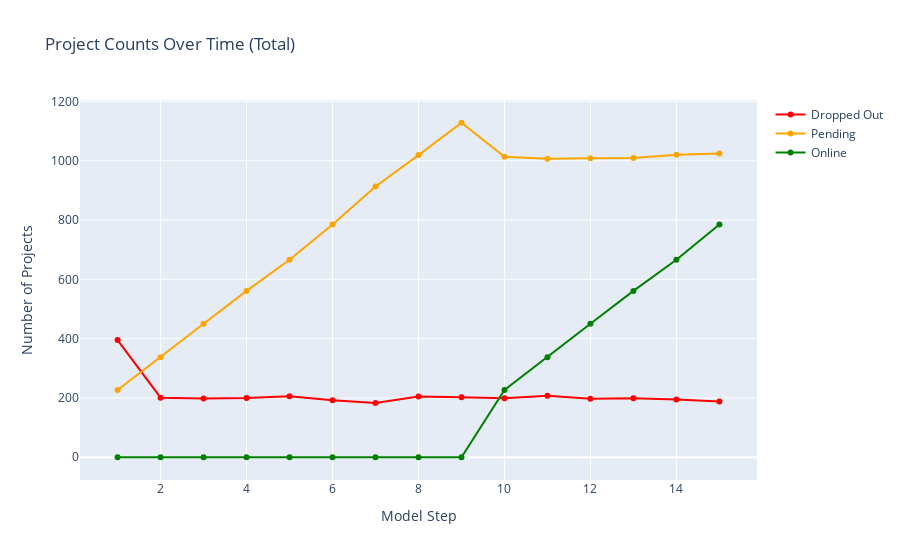
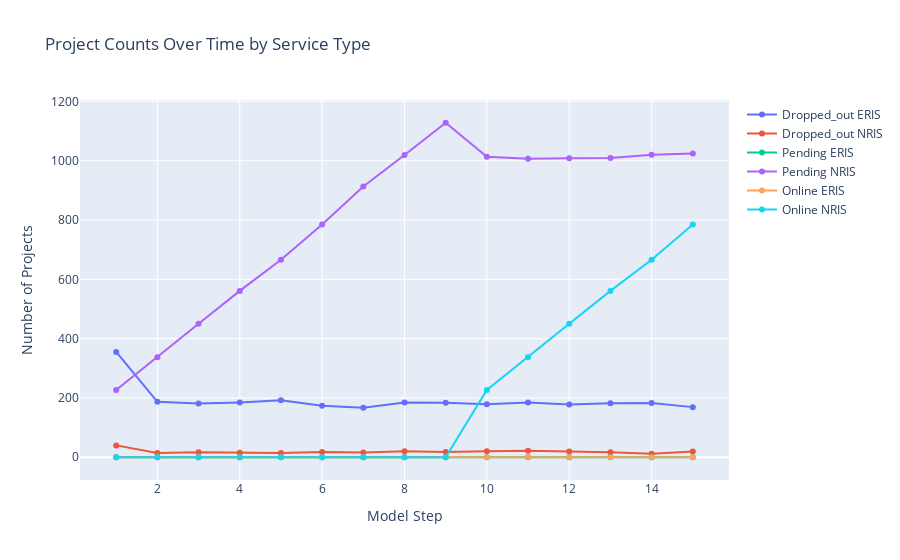
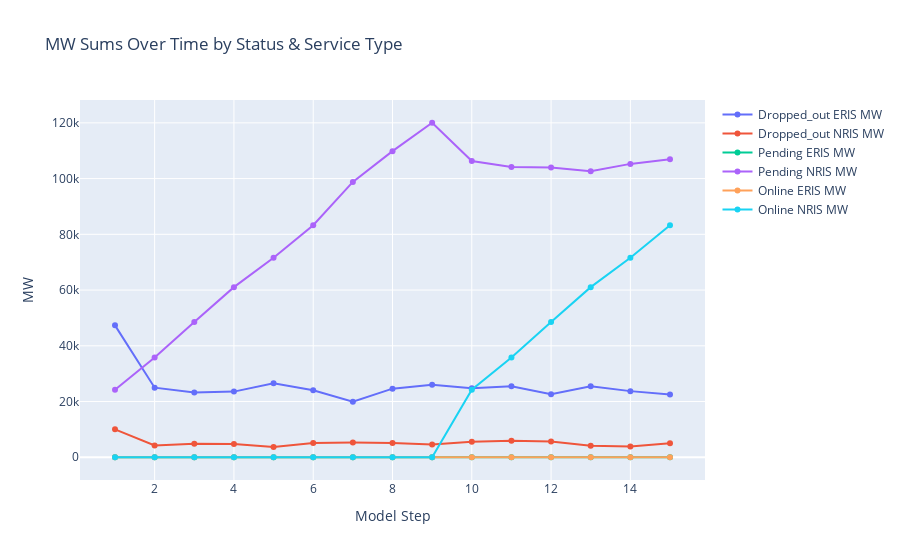
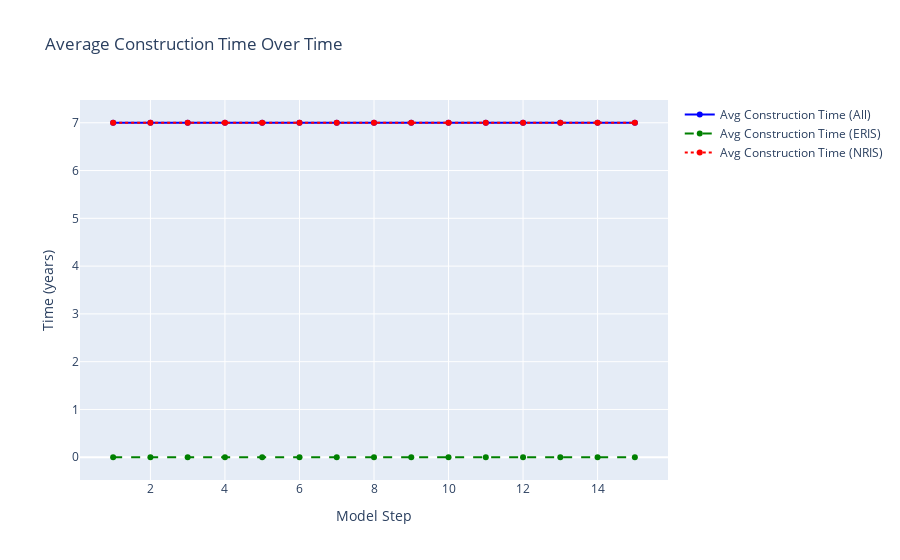

Here is the notebook cell these charts were saved with, in order:
### Code cell
import pandas as pd
import plotly.graph_objects as go

# Load your CSV with model-level summaries
df = pd.read_csv("model_round_summary.csv")

# -------------------------------
# 1. Counts: dropped_out, pending, online (total)
fig_counts_total = go.Figure()
fig_counts_total.add_trace(go.Scatter(
    x=df['model_step'],
    y=df['dropped_out_count'],
    mode='lines+markers',
    name='Dropped Out',
    line=dict(color='red')
))
fig_counts_total.add_trace(go.Scatter(
    x=df['model_step'],
    y=df['pending_count'],
    mode='lines+markers',
    name='Pending',
    line=dict(color='orange')
))
fig_counts_total.add_trace(go.Scatter(
    x=df['model_step'],
    y=df['online_count'],
    mode='lines+markers',
    name='Online',
    line=dict(color='green')
))
fig_counts_total.update_layout(
    title="Project Counts Over Time (Total)",
    xaxis_title="Model Step",
    yaxis_title="Number of Projects"
)
fig_counts_total.show()

# -------------------------------
# 2. Counts by service type
status_types = ['dropped_out', 'pending', 'online']
service_types = ['eris', 'nris']

fig_counts_service = go.Figure()
for status in status_types:
    for service in service_types:
        col_name = f"{status}_{service}_count"
        fig_counts_service.add_trace(go.Scatter(
            x=df['model_step'],
            y=df[col_name],
            mode='lines+markers',
            name=f"{status.capitalize()} {service.upper()}",
        ))
fig_counts_service.update_layout(
    title="Project Counts Over Time by Service Type",
    xaxis_title="Model Step",
    yaxis_title="Number of Projects"
)
fig_counts_service.show()

# -------------------------------
# 3. MW by status & service type
fig_mw_service = go.Figure()
for status in status_types:
    for service in service_types:
        col_name = f"{status}_{service}_mw"
        fig_mw_service.add_trace(go.Scatter(
            x=df['model_step'],
            y=df[col_name],
            mode='lines+markers',
            name=f"{status.capitalize()} {service.upper()} MW",
        ))
fig_mw_service.update_layout(
    title="MW Sums Over Time by Status & Service Type",
    xaxis_title="Model Step",
    yaxis_title="MW"
)
fig_mw_service.show()

# -------------------------------

# -------------------------------
# 5. Construction Times
fig_construction = go.Figure()
fig_construction.add_trace(go.Scatter(
    x=df['model_step'],
    y=df['avg_construction_time'],
    mode='lines+markers',
    name='Avg Construction Time (All)',
    line=dict(color='blue')
))
fig_construction.add_trace(go.Scatter(
    x=df['model_step'],
    y=df['avg_construction_time_eris'],
    mode='lines+markers',
    name='Avg Construction Time (ERIS)',
    line=dict(color='green', dash='dash')
))
fig_construction.add_trace(go.Scatter(
    x=df['model_step'],
    y=df['avg_construction_time_nris'],
    mode='lines+markers',
    name='Avg Construction Time (NRIS)',
    line=dict(color='red', dash='dot')
))
fig_construction.update_layout(
    title="Average Construction Time Over Time",
    xaxis_title="Model Step",
    yaxis_title="Time (years)"
)
fig_construction.show()

# -------------------------------
# 6. Study Times
fig_study = go.Figure()
fig_study.add_trace(go.Scatter(
    x=df['model_step'],
    y=df['study_time_all'],
    mode='lines+markers',
    name='Avg Study Time (All)',
    line=dict(color='cyan')
))
fig_study.add_trace(go.Scatter(
    x=df['model_step'],
    y=df['study_time_eris'],
    mode='lines+markers',
    name='Avg Study Time (ERIS)',
    line=dict(color='lime', dash='dash')
))
fig_study.add_trace(go.Scatter(
    x=df['model_step'],
    y=df['study_time_nris'],
    mode='lines+markers',
    name='Avg Study Time (NRIS)',
    line=dict(color='magenta', dash='dot')
))
fig_study.update_layout(
    title="Average Study Time Over Time",
    xaxis_title="Model Step",
    yaxis_title="Time (years)"
)
fig_study.show()

# 7. Assigned Costs
fig_assigned_cost = go.Figure()
fig_assigned_cost.add_trace(go.Scatter(
    x=df['model_step'],
    y=df['nu_all_avg'],
    mode='lines+markers',
    name='Avg Assigned Cost (All)',
    line=dict(color='blue')
))
fig_assigned_cost.add_trace(go.Scatter(
    x=df['model_step'],
    y=df['nu_eris_avg'],
    mode='lines+markers',
    name='Avg Assigned Cost (ERIS)',
    line=dict(color='green', dash='dash')
))
fig_assigned_cost.add_trace(go.Scatter(
    x=df['model_step'],
    y=df['nu_nris_avg'],
    mode='lines+markers',
    name='Avg Assigned Cost (NRIS)',
    line=dict(color='red', dash='dot')
))
fig_assigned_cost.update_layout(
    title="Average Assigned Cost Over Time",
    xaxis_title="Model Step",
    yaxis_title="Cost (currency units)",  # adjust as needed
    template="plotly_white"
)
fig_assigned_cost.show()

#Capacity Price

fig_capacity = go.Figure()
fig_capacity.add_trace(go.Scatter(
    x=df['model_step'],
    y=df['capacity_price'],
    mode='lines+markers',
    name='Capacity Price',
    line=dict(color='blue')
))

fig_capacity.update_layout(
    title="Capacity Price Over Time",
    xaxis_title="Model Step",
    yaxis_title="$/MW-day",  # adjust as needed
    template="plotly_white"
)
fig_capacity.show()

#SMEC
fig_smec = go.Figure()
fig_smec.add_trace(go.Scatter(
    x=df['model_step'],
    y=df['system_marginal_energy_price'],
    mode='lines+markers',
    name='SMEC',
    line=dict(color='blue')
))

fig_smec.update_layout(
    title="SMEC Over Time",
    xaxis_title="Model Step",
    yaxis_title="$/MWh",  # adjust as needed
    template="plotly_white"
)
fig_smec.show()

### Figure 1 — Plotly figure (JSON) as saved in the notebook; plotly's stock layout.template omitted (floating-point values rounded to 4 significant figures)
{"data": [{"line": {"color": "red"}, "mode": "lines+markers", "name": "Dropped Out", "type": "scatter", "x": [1, 2, 3, 4, 5, 6, 7, 8, 9, 10, 11, 12, 13, 14, 15], "y": [395, 201, 198, 200, 206, 192, 183, 205, 202, 199, 207, 197, 199, 195, 188]}, {"line": {"color": "orange"}, "mode": "lines+markers", "name": "Pending", "type": "scatter", "x": [1, 2, 3, 4, 5, 6, 7, 8, 9, 10, 11, 12, 13, 14, 15], "y": [227, 337, 450, 561, 666, 785, 913, 1019, 1128, 1013, 1007, 1008, 1009, 1020, 1024]}, {"line": {"color": "green"}, "mode": "lines+markers", "name": "Online", "type": "scatter", "x": [1, 2, 3, 4, 5, 6, 7, 8, 9, 10, 11, 12, 13, 14, 15], "y": [0, 0, 0, 0, 0, 0, 0, 0, 0, 227, 337, 450, 561, 666, 785]}], "layout": {"title": {"text": "Project Counts Over Time (Total)"}, "xaxis": {"title": {"text": "Model Step"}}, "yaxis": {"title": {"text": "Number of Projects"}}}}

### Figure 2 — Plotly figure (JSON) as saved in the notebook; plotly's stock layout.template omitted (floating-point values rounded to 4 significant figures)
{"data": [{"mode": "lines+markers", "name": "Dropped_out ERIS", "type": "scatter", "x": [1, 2, 3, 4, 5, 6, 7, 8, 9, 10, 11, 12, 13, 14, 15], "y": [355, 187, 181, 185, 192, 174, 167, 185, 184, 179, 185, 178, 182, 183, 169]}, {"mode": "lines+markers", "name": "Dropped_out NRIS", "type": "scatter", "x": [1, 2, 3, 4, 5, 6, 7, 8, 9, 10, 11, 12, 13, 14, 15], "y": [40, 14, 17, 15, 14, 18, 16, 20, 18, 20, 22, 19, 17, 12, 19]}, {"mode": "lines+markers", "name": "Pending ERIS", "type": "scatter", "x": [1, 2, 3, 4, 5, 6, 7, 8, 9, 10, 11, 12, 13, 14, 15], "y": [0, 0, 0, 0, 0, 0, 0, 0, 0, 0, 0, 0, 0, 0, 0]}, {"mode": "lines+markers", "name": "Pending NRIS", "type": "scatter", "x": [1, 2, 3, 4, 5, 6, 7, 8, 9, 10, 11, 12, 13, 14, 15], "y": [227, 337, 450, 561, 666, 785, 913, 1019, 1128, 1013, 1007, 1008, 1009, 1020, 1024]}, {"mode": "lines+markers", "name": "Online ERIS", "type": "scatter", "x": [1, 2, 3, 4, 5, 6, 7, 8, 9, 10, 11, 12, 13, 14, 15], "y": [0, 0, 0, 0, 0, 0, 0, 0, 0, 0, 0, 0, 0, 0, 0]}, {"mode": "lines+markers", "name": "Online NRIS", "type": "scatter", "x": [1, 2, 3, 4, 5, 6, 7, 8, 9, 10, 11, 12, 13, 14, 15], "y": [0, 0, 0, 0, 0, 0, 0, 0, 0, 227, 337, 450, 561, 666, 785]}], "layout": {"title": {"text": "Project Counts Over Time by Service Type"}, "xaxis": {"title": {"text": "Model Step"}}, "yaxis": {"title": {"text": "Number of Projects"}}}}

### Figure 3 — Plotly figure (JSON) as saved in the notebook; plotly's stock layout.template omitted (floating-point values rounded to 4 significant figures)
{"data": [{"mode": "lines+markers", "name": "Dropped_out ERIS MW", "type": "scatter", "x": [1, 2, 3, 4, 5, 6, 7, 8, 9, 10, 11, 12, 13, 14, 15], "y": [47330.0, 24970.0, 23270.0, 23550.0, 26560.0, 24020.0, 19960.0, 24610.0, 26050.0, 24720.0, 25440.0, 22590.0, 25460.0, 23730.0, 22490.0]}, {"mode": "lines+markers", "name": "Dropped_out NRIS MW", "type": "scatter", "x": [1, 2, 3, 4, 5, 6, 7, 8, 9, 10, 11, 12, 13, 14, 15], "y": [10020.0, 4214.0, 4807.0, 4711.0, 3655.0, 5110.0, 5280.0, 5136.0, 4546.0, 5574.0, 5931.0, 5661.0, 4136.0, 3826.0, 5014.0]}, {"mode": "lines+markers", "name": "Pending ERIS MW", "type": "scatter", "x": [1, 2, 3, 4, 5, 6, 7, 8, 9, 10, 11, 12, 13, 14, 15], "y": [0, 0, 0, 0, 0, 0, 0, 0, 0, 0, 0, 0, 0, 0, 0]}, {"mode": "lines+markers", "name": "Pending NRIS MW", "type": "scatter", "x": [1, 2, 3, 4, 5, 6, 7, 8, 9, 10, 11, 12, 13, 14, 15], "y": [24220.0, 35820.0, 48530.0, 61040.0, 71610.0, 83270.0, 98810.0, 109800.0, 120000.0, 106300.0, 104100.0, 103900.0, 102600.0, 105300.0, 106900.0]}, {"mode": "lines+markers", "name": "Online ERIS MW", "type": "scatter", "x": [1, 2, 3, 4, 5, 6, 7, 8, 9, 10, 11, 12, 13, 14, 15], "y": [0, 0, 0, 0, 0, 0, 0, 0, 0, 0, 0, 0, 0, 0, 0]}, {"mode": "lines+markers", "name": "Online NRIS MW", "type": "scatter", "x": [1, 2, 3, 4, 5, 6, 7, 8, 9, 10, 11, 12, 13, 14, 15], "y": [0.0, 0.0, 0.0, 0.0, 0.0, 0.0, 0.0, 0.0, 0.0, 24220.0, 35820.0, 48530.0, 61040.0, 71610.0, 83270.0]}], "layout": {"title": {"text": "MW Sums Over Time by Status & Service Type"}, "xaxis": {"title": {"text": "Model Step"}}, "yaxis": {"title": {"text": "MW"}}}}

### Figure 4 — Plotly figure (JSON) as saved in the notebook; plotly's stock layout.template omitted (floating-point values rounded to 4 significant figures)
{"data": [{"line": {"color": "blue"}, "mode": "lines+markers", "name": "Avg Construction Time (All)", "type": "scatter", "x": [1, 2, 3, 4, 5, 6, 7, 8, 9, 10, 11, 12, 13, 14, 15], "y": [7.0, 7.0, 7.0, 7.0, 7.0, 7.0, 7.0, 7.0, 7.0, 7.0, 7.0, 7.0, 7.0, 7.0, 7.0]}, {"line": {"color": "green", "dash": "dash"}, "mode": "lines+markers", "name": "Avg Construction Time (ERIS)", "type": "scatter", "x": [1, 2, 3, 4, 5, 6, 7, 8, 9, 10, 11, 12, 13, 14, 15], "y": [0, 0, 0, 0, 0, 0, 0, 0, 0, 0, 0, 0, 0, 0, 0]}, {"line": {"color": "red", "dash": "dot"}, "mode": "lines+markers", "name": "Avg Construction Time (NRIS)", "type": "scatter", "x": [1, 2, 3, 4, 5, 6, 7, 8, 9, 10, 11, 12, 13, 14, 15], "y": [7.0, 7.0, 7.0, 7.0, 7.0, 7.0, 7.0, 7.0, 7.0, 7.0, 7.0, 7.0, 7.0, 7.0, 7.0]}], "layout": {"title": {"text": "Average Construction Time Over Time"}, "xaxis": {"title": {"text": "Model Step"}}, "yaxis": {"title": {"text": "Time (years)"}}}}
